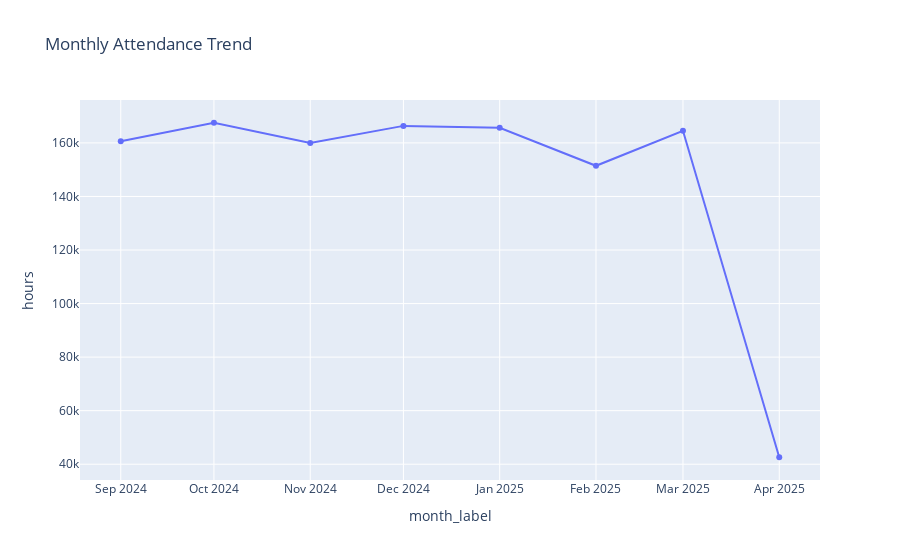

The code cell stored with this chart in its notebook:
### Code cell
query = """
SELECT
    c.year,
    c.month,
    SUM(f.total_hours) as hours
FROM fact_attendance_daily f
JOIN dim_calendar c
ON f.date_id = c.date_id
GROUP BY c.year, c.month
ORDER BY c.year, c.month
"""

df_month = pd.read_sql(query, conn)

df_month["month_label"] = df_month["year"].astype(str) + "-" + df_month["month"].astype(str)

fig = px.line(df_month,
              x="month_label",
              y="hours",
              title="Monthly Attendance Trend",
              markers=True)

fig.show()

### Figure 1 — Plotly figure (JSON) as saved in the notebook; plotly's stock layout.template omitted (floating-point values rounded to 4 significant figures)
{"data": [{"hovertemplate": "month_label=%{x}<br>hours=%{y}<extra></extra>", "legendgroup": "", "line": {"color": "#636efa", "dash": "solid"}, "marker": {"symbol": "circle"}, "mode": "lines+markers", "name": "", "orientation": "v", "showlegend": false, "type": "scatter", "x": ["2024-9", "2024-10", "2024-11", "2024-12", "2025-1", "2025-2", "2025-3", "2025-4"], "xaxis": "x", "y": [160600.0, 167500.0, 160000.0, 166400.0, 165700.0, 151500.0, 164500.0, 42600.0], "yaxis": "y"}], "layout": {"legend": {"tracegroupgap": 0}, "title": {"text": "Monthly Attendance Trend"}, "xaxis": {"anchor": "y", "domain": [0, 1], "title": {"text": "month_label"}}, "yaxis": {"anchor": "x", "domain": [0, 1], "title": {"text": "hours"}}}}
